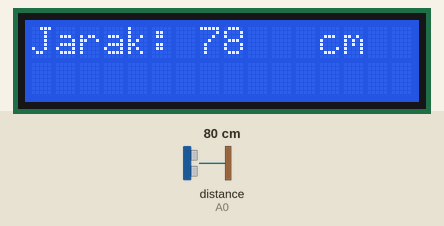
Recording of a sketch running on a simulated Arduino Uno, built with avr-gcc and run on an emulated ATmega328P. On the bench: 16×2 character LCD. Wiring (inferred from the names in the program): ultrasonic range finder: trigger A1; echo A0. The inputs (shaded band) are chosen by the test bench; at power-on: distance to the obstacle (sensor on A0) 80 cm. The echo pulse lasts 58.3 µs per cm.

Above: at 1.2 s.
1.3 s: distance to the obstacle (sensor on A0) set to 2 cm
At 2.8 s:
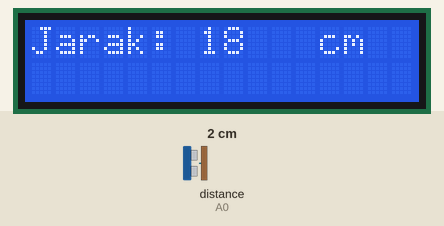
3.5 s: distance to the obstacle (sensor on A0) set to 4 cm
At 4.4 s:
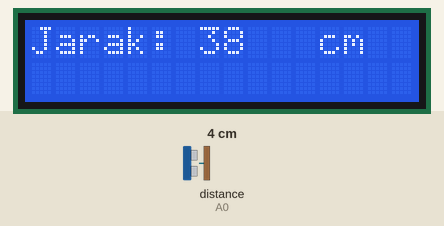
5.5 s: distance to the obstacle (sensor on A0) set to 9 cm
At 7.4 s:
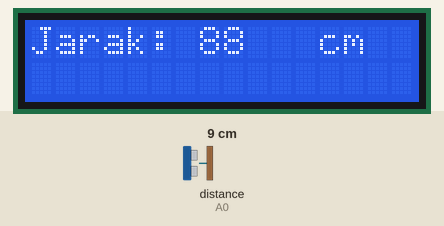
Timing chart, 0 to 8.9 s (numbered marks = the images above; inputs shaded):
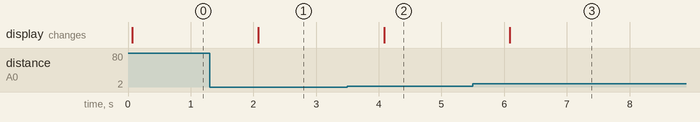

Measured:
- after the input at 1.3 s, the display: changes after 0.78 s (image 1)
- after the input at 3.5 s, the display: changes after 0.58 s (image 2)
- after the input at 5.5 s, the display: changes after 0.59 s (image 3)

The sketch:

ultrasonic-hc-sr04.ino
```cpp
#include <LiquidCrystal.h>

LiquidCrystal lcd(9, 8, 4, 5, 6, 7);

const int trigPin = A1;
const int echoPin = A0;
long waktu;
int jarak;

void setup() {
    lcd.begin(16,2);
    pinMode(trigPin, OUTPUT);
    pinMode(echoPin, INPUT);
}

void loop() {
    digitalWrite(trigPin, LOW);
    delayMicroseconds(2);
    digitalWrite(trigPin, HIGH);
    delayMicroseconds(10);
    digitalWrite(trigPin, LOW);
    waktu = pulseIn(echoPin, HIGH);
    jarak = (waktu * 0.034) / 2;
    lcd.setCursor(0,0);
    lcd.print("Jarak: ");
    lcd.setCursor(7,0);
    lcd.print(jarak);
    lcd.setCursor(12,0);
    lcd.print("cm");
    delay(1000);
}
```
